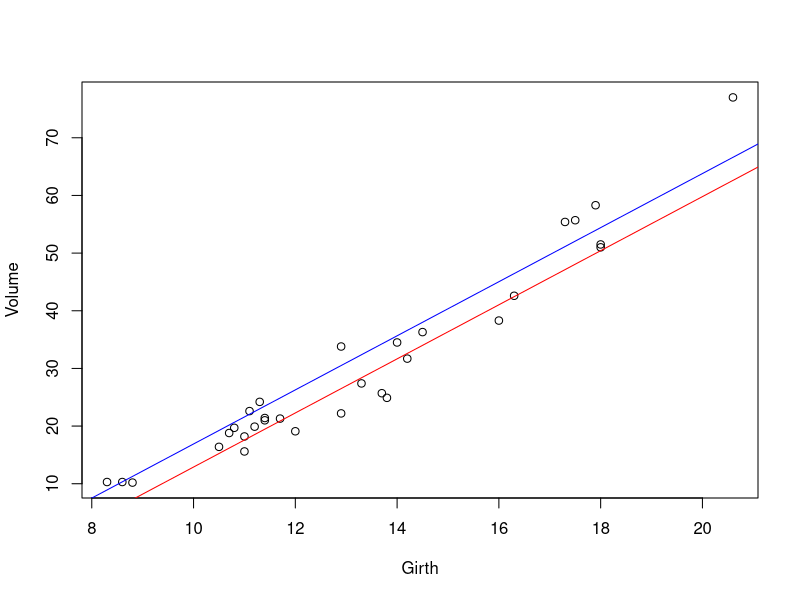
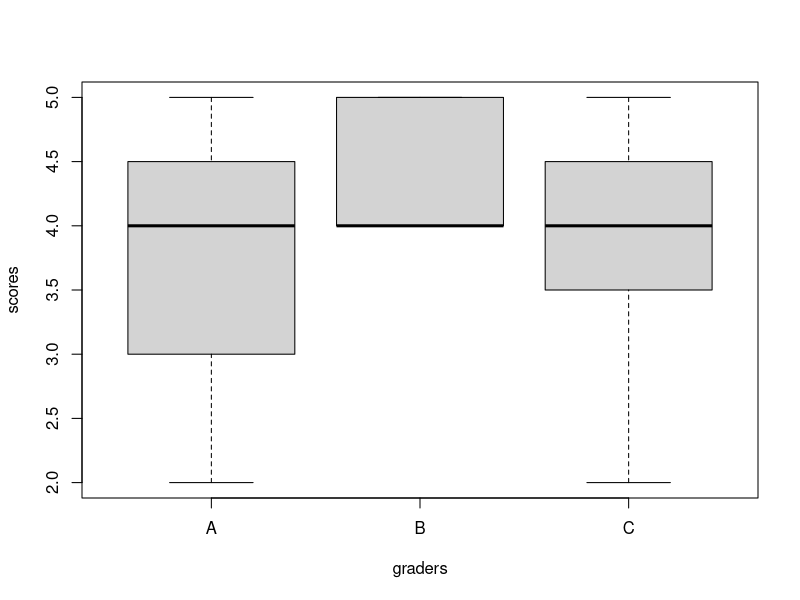

R code for these plots, in order:
## ---- chunk 1
knitr::opts_chunk$set(echo = TRUE)
## ---- chunk 2
trees$Tall <- cut(trees$Height, breaks = c(-Inf, 76, Inf),
                  labels = c("no", "yes"))
trees$Tall[1:5]
class(trees$Tall)
## ---- chunk 3
treesdummy.lm <- lm(Volume ~ Girth + Tall, data = trees)
summary(treesdummy.lm)
## ---- chunk 4
# # we split the trees data into
# # two pieces, with groups determined by the Tall variable:
# treesTall <- split(trees, trees$Tall)
# # we add the Fitted values to each
# # piece via predict
# treesTall[["yes"]]$Fit <- predict(treesdummy.lm, treesTall[["yes"]])
# treesTall[["no"]]$Fit <- predict(treesdummy.lm, treesTall[["no"]])
# # we set up a plot for the variables Volume versus Girth
# # but we do not
# # plot anything yet (type = n) because we want to use different symbols for the two groups
# plot(Volume ~ Girth, data = trees, type = "n")
# # we add points to the plot for the Tall = yes trees and use an open circle for a plot character
# # (pch = 1), followed by points for the Tall = no trees with a triangle character (pch = 2).
# points(Volume ~ Girth, data = treesTall[["yes"]], pch = 1)
# points(Volume ~ Girth, data = treesTall[["no"]], pch = 2)
# # we add regression lines to the plot, one for each group
# lines(Fit ~ Girth, data = treesTall[["yes"]])
# lines(Fit ~ Girth, data = treesTall[["no"]])

plot(Volume ~ Girth, data = trees)
abline(a = -34, b = 4.69, col="red") # alberi bassi
abline(a = -30, b = 4.69, col="blue") # alberi alti

## ---- chunk 5

treesdummy.lm <- lm(Volume ~ Tall, data = trees)
summary(treesdummy.lm)

head(trees)
tall.trees <- subset(trees, trees$Tall=="yes")
small.trees <- subset(trees, trees$Tall=="no")
t.test(tall.trees$Volume, small.trees$Volume)

## ---- chunk 6
scores.graderA = c(4,3,4,5,2,3,4,5)
scores.graderB = c(4,4,5,5,4,5,4,4)
scores.graderC = c(3,4,2,4,5,5,4,4)
scores <- c(scores.graderA,scores.graderB,scores.graderC)
graders <- c(rep("A",8), rep("B",8), rep("C",8))
scores.graders <- data.frame(graders,scores)
boxplot(scores ~ graders, data=scores.graders)
## ---- chunk 7

mod <- lm(scores ~ graders, data=scores.graders)
summary(mod)

## ---- chunk 8

summary(aov(scores ~ graders, data=scores.graders))
# oppure
anova.prova <- aov(scores ~ graders, data=scores.graders)
summary(anova.prova)
                   

## ---- chunk 9

anova(lm(scores ~ graders, data=scores.graders))

## ---- chunk 10

oneway.test(scores ~ graders, data=scores.graders, var.equal=T) #Test whether two or more samples from normal distributions have the same means. The variances are not necessarily assumed to be equal.

